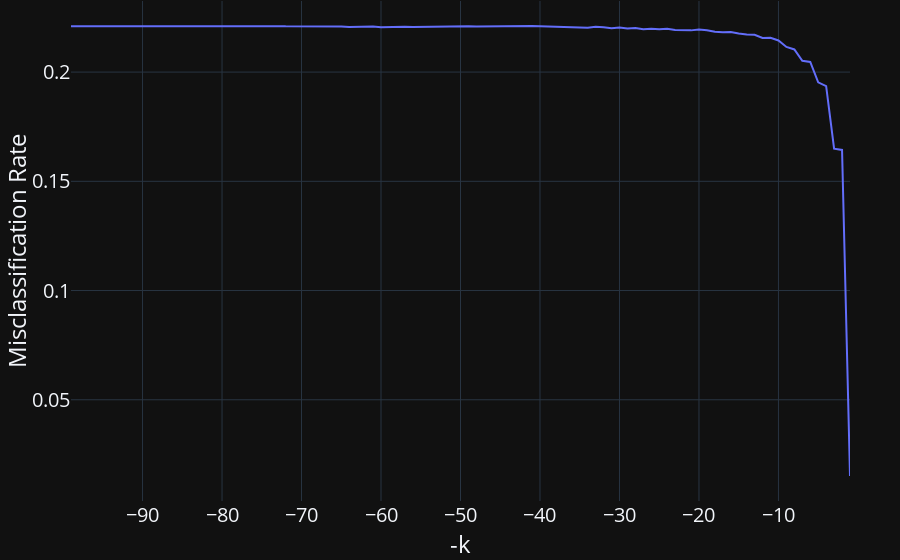

Notebook source saved alongside this figure:
### Code cell
fig = px.line(errors_and_ks, x = "-k", y = "Misclassification Rate")
standardize_figure(fig)
fig.show()

### Figure 1 — Plotly figure (JSON) as saved in the notebook; plotly's stock layout.template omitted (floating-point values rounded to 4 significant figures)
{"data": [{"hovertemplate": "-k=%{x}<br>Misclassification Rate=%{y}<extra></extra>", "legendgroup": "", "line": {"color": "#636efa", "dash": "solid"}, "marker": {"symbol": "circle"}, "mode": "lines", "name": "", "orientation": "v", "showlegend": false, "x": [-1, -2, -3, -4, -5, -6, -7, -8, -9, -10, -11, -12, -13, -14, -15, -16, -17, -18, -19, -20, -21, -22, -23, -24, -25, -26, -27, -28, -29, -30, -31, -32, -33, -34, -35, -36, -37, -38, -39, -40, -41, -42, -43, -44, -45, -46, -47, -48, -49, -50, -51, -52, -53, -54, -55, -56, -57, -58, -59, -60, -61, -62, -63, -64, -65, -66, -67, -68, -69, -70, -71, -72, -73, -74, -75, -76, -77, -78, -79, -80, -81, -82, -83, -84, -85, -86, -87, -88, -89, -90, -91, -92, -93, -94, -95, -96, -97, -98, -99], "xaxis": "x", "y": [0.0151, 0.1644, 0.1649, 0.1936, 0.1953, 0.2047, 0.2052, 0.2104, 0.2115, 0.2145, 0.2157, 0.2156, 0.2171, 0.2172, 0.2177, 0.2183, 0.2183, 0.2184, 0.2192, 0.2195, 0.2191, 0.2191, 0.2193, 0.2198, 0.2196, 0.2198, 0.2196, 0.2202, 0.2199, 0.2204, 0.2201, 0.2205, 0.2207, 0.2203, 0.2204, 0.2204, 0.2208, 0.2207, 0.2206, 0.221, 0.2211, 0.2211, 0.2209, 0.2211, 0.221, 0.2208, 0.2209, 0.2209, 0.221, 0.2209, 0.221, 0.2209, 0.2206, 0.2207, 0.2205, 0.2206, 0.2207, 0.2206, 0.2207, 0.2206, 0.2208, 0.2207, 0.2209, 0.2207, 0.2209, 0.2208, 0.2209, 0.2207, 0.2209, 0.2208, 0.2208, 0.2209, 0.221, 0.221, 0.221, 0.2209, 0.221, 0.221, 0.221, 0.221, 0.221, 0.221, 0.221, 0.221, 0.221, 0.221, 0.221, 0.221, 0.221, 0.221, 0.221, 0.221, 0.2209, 0.2209, 0.2209, 0.2209, 0.2209, 0.2209, 0.221], "yaxis": "y", "type": "scatter"}], "layout": {"xaxis": {"anchor": "y", "domain": [0.0, 1.0], "title": {"text": "-k"}}, "yaxis": {"anchor": "x", "domain": [0.0, 1.0], "title": {"text": "Misclassification Rate"}}, "legend": {"tracegroupgap": 0}, "margin": {"t": 1, "l": 50, "r": 50, "b": 0}, "font": {"size": 20}}}
